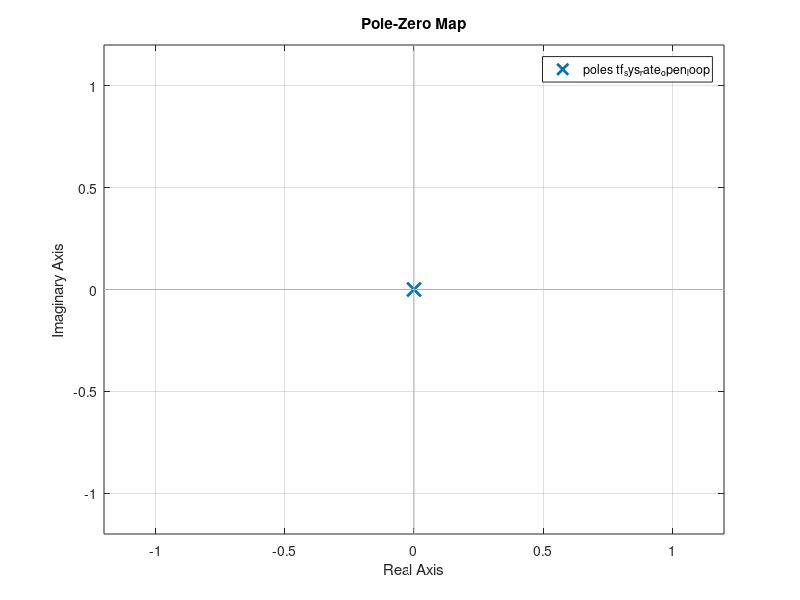
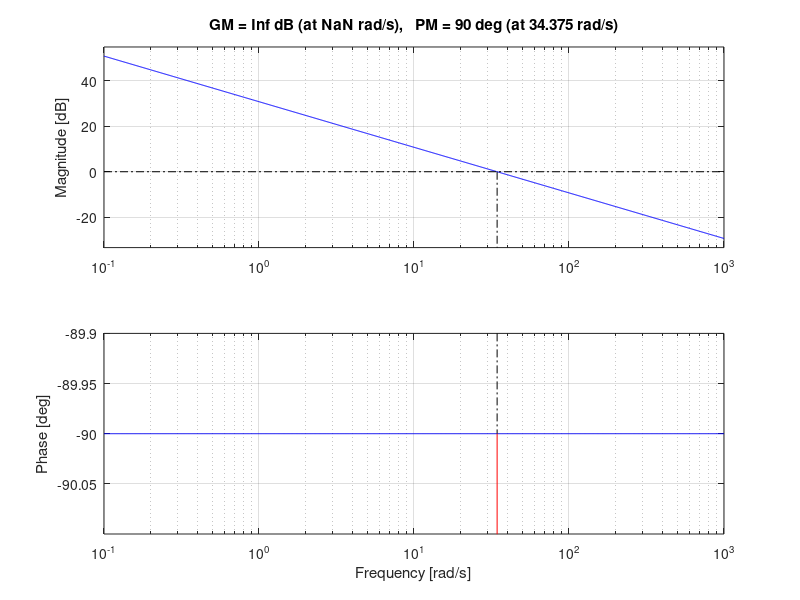
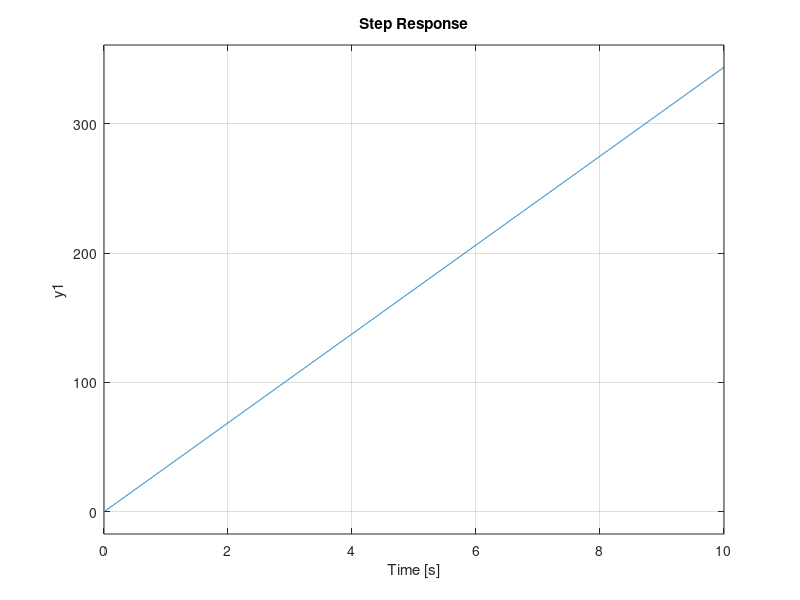
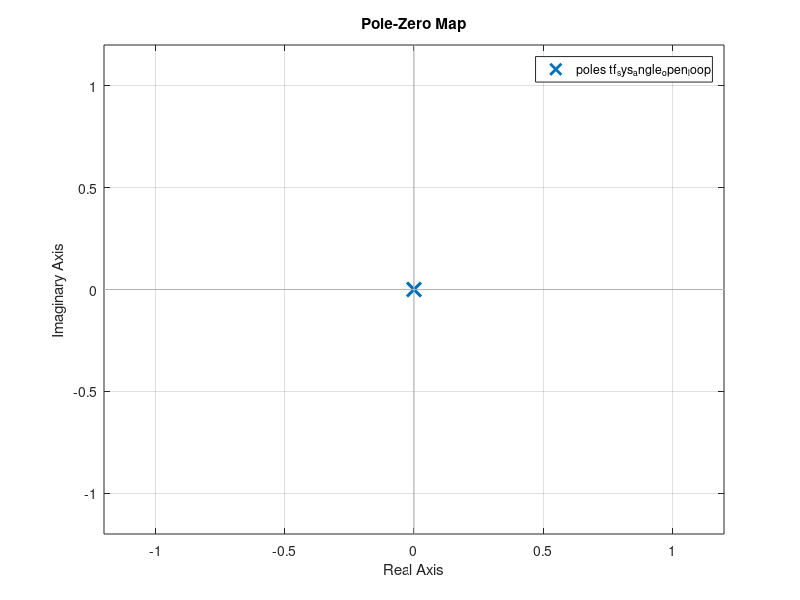

The MATLAB source for these figures, in order: (Note: this script raises an error after producing the figures.)
%% Ardupilot Attitude Controller Models
% Script to develop low fidelty model that will be used to comapre with
% system identification results

s = tf('s');
Ixx = 0.008;
l = 0.275; % In meters, length from CG to motor
bt = 1; % Motor torque coefficient

% Linearized about the hover state
% States: [Roll, Roll Rate]
% Generate SISO Transfer function for output Roll Velocity
A = [0 1; 0 0];
B = [0; l/Ixx];
C = [0 1];
D = 0;
sys = ss(A, B, C, D);
[NUM, DEN] = ss2tf(A,B,C,D);
tf_sys_rate_open_loop = tf(NUM, DEN);
ctrb_result = rank(ctrb(A,B))
% Rank is 2, system is fully controllable
% Open Loop Bode Plot
figure(1);
pzmap(tf_sys_rate_open_loop)
figure(2);
margin(tf_sys_rate_open_loop)
figure(3);
step(tf_sys_rate_open_loop)

% Transfer function for Y(S) = Angle now
C = [1 0];
[NUM_ang, DEN_ang] = ss2tf(A, B, C, D);
tf_sys_angle_open_loop = tf(NUM_ang, DEN_ang);
figure(10);
pzmap(tf_sys_angle_open_loop)
figure(11);
margin(tf_sys_angle_open_loop);
figure(12);
step(tf_sys_angle_open_loop);
%% 
% Roll Velocity PID Gains from Ardupilot
P_RollV = 0.135;
I_RollV = 0.090;
D_RollV = 0.0036;
IMAX_RollV = 0.5;
FILT_RollV = 20;
% P controller Roll from Ardupilot
P_Roll = 4.5;

% P controller for XY
P_XY = 1;
% PID Controller for Linear Velocity
P_Vel = 2;
I_Vel = 1;
D_Vel = 0.5;
IMAX_Vel = 100;

% PID Accel to motors
P_Accel = 0.5;
I_Accel = 1
D_Accel = 0
IMAX_Accel = 80


%% Getting transfer functions from Simulink

[A_RollV, B_RollV, C_RollV, D_RollV] = linmod('att_rate_controller');
att_rate_tf = tf(ss(A_RollV, B_RollV, C_RollV, D_RollV));
figure(4);
pzmap(att_rate_tf);
figure(5);
margin(att_rate_tf);
figure(6);
step(att_rate_tf);


%% Now we should add in outer loop 

[A_Roll, B_Roll, C_Roll, D_Roll] = linmod('att_angle_controller');
att_angle_tf = tf(ss(A_Roll, B_Roll, C_Roll, D_Roll));
figure(7);
pzmap(att_angle_tf);
figure(8);
margin(att_angle_tf);
figure(9);
step(att_angle_tf);

%% Now we should add in the translational dynamics and generate new models

% States will now be: [Roll RollV Pos Vel Accel]

